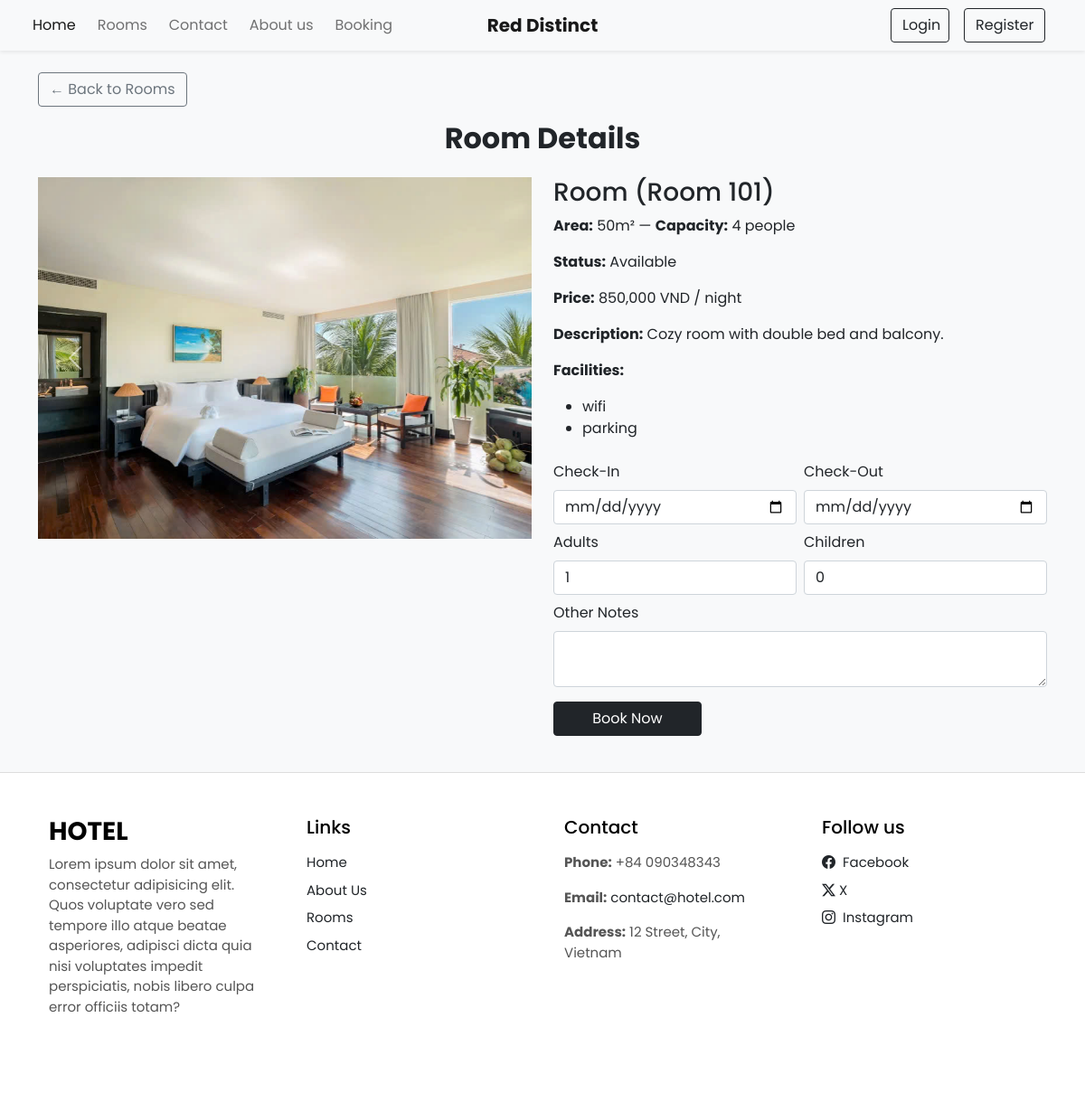
The app's page /room_detail.php?room_id=1 with its own data.
### tables this page shows
CREATE TABLE `rooms` (
  `room_id` int(11) NOT NULL,
  `room_number` varchar(10) NOT NULL,
  `room_dientich` varchar(50) NOT NULL,
  `room_songuoi` int(50) NOT NULL,
  `room_type` varchar(50) NOT NULL,
  `price` decimal(10,2) NOT NULL,
  `status` enum('available','occupied','maintenance') DEFAULT 'available',
  `description` text DEFAULT NULL,
  `room_img` varchar(240) DEFAULT NULL,
  `facilities` text DEFAULT NULL
);

### room_detail.php (the view, shortened to what this page needs)
<?php
require('inc/header.php');
$room_id = intval($_GET['room_id']);
$stmt = $con->prepare("SELECT * FROM Rooms WHERE room_id = ?");
$stmt->bind_param("i", $room_id);
$stmt->execute();
$result = $stmt->get_result();
$row = $result->fetch_assoc();
$room = [
    'room_id' => $row['room_id'],
    'room_number' => $row['room_number'],
    'room_type' => $row['room_type'],
    'room_dientich' => $row['room_dientich'],
    'room_songuoi' => $row['room_songuoi'],
    'price' => $row['price'],
    'description' => $row['description'],
    'facilities' => explode(',', $row['facilities']),
    'status' => $row['status']
];
$room_type = strtolower($room['room_type']);
?>
<!DOCTYPE html>
<html lang="en">
<head>
  <?php require('inc/links.php'); ?>
</head>
<body class="bg-light">
<div class="container my-4">
  <a href="rooms.php" class="btn btn-outline-secondary mb-3">&larr; Back to Rooms</a>
  <h2 class="fw-bold text-center mb-4">Room Details</h2>
  <div class="row">
    <div class="col-lg-6 mb-4">
      <div id="roomCarousel" class="carousel slide" data-bs-ride="carousel">
        <div class="carousel-inner">
          <div class="carousel-item active">
            <img src="images/accom/<?= htmlspecialchars($room_type) ?>/main.jpg" class="d-block w-100" alt="Main Room Image" style="height: 400px; object-fit: cover;">
          </div>
        </div>
        <button class="carousel-control-prev" type="button" data-bs-target="#roomCarousel" data-bs-slide="prev">
          <span class="carousel-control-prev-icon"></span>
        </button>
        <button class="carousel-control-next" type="button" data-bs-target="#roomCarousel" data-bs-slide="next">
          <span class="carousel-control-next-icon"></span>
        </button>
      </div>
    </div>
    <div class="col-lg-6">
      <h3><?= ucfirst(htmlspecialchars($room['room_type'])) ?> (Room <?= htmlspecialchars($room['room_number']) ?>)</h3>
      <p><strong>Area:</strong> <?= htmlspecialchars($room['room_dientich']) ?> &mdash; <strong>Capacity:</strong> <?= htmlspecialchars($room['room_songuoi']) ?> people</p>
      <p><strong>Status:</strong> <?= ucfirst(htmlspecialchars($room['status'])) ?></p>
      <p><strong>Price:</strong> <?= number_format($room['price'], 0, '.', ',') ?> VND / night</p>
      <p><strong>Description:</strong> <?= htmlspecialchars($room['description']) ?></p>
      <p><strong>Facilities:</strong></p>
      <ul>
        <?php foreach ($room['facilities'] as $fac): ?>
          <li><?= htmlspecialchars(trim($fac)) ?></li>
        <?php endforeach; ?>
      </ul>
      <form method="POST" class="mt-4" onsubmit="return validateBookingForm();">
        <div class="row g-2">
          <div class="col-md-6">
            <label class="form-label">Check-In</label>
            <input type="date" name="check_in" id="check_in" class="form-control" required>
          </div>
          <div class="col-md-6">
            <label class="form-label">Check-Out</label>
            <input type="date" name="check_out" id="check_out" class="form-control" required>
          </div>
          <div class="col-md-6">
            <label class="form-label">Adults</label>
            <input type="number" name="adults" id="adults" class="form-control" min="1" value="1">
          </div>
          <div class="col-md-6">
            <label class="form-label">Children</label>
            <input type="number" name="children" id="children" class="form-control" min="0" value="0">
          </div>
          <div class="col-12">
            <label class="form-label">Other Notes</label>
            <textarea name="note" class="form-control" rows="2"></textarea>
          </div>
        </div>
        <button type="submit" class="btn btn-dark mt-3">Book Now</button>
      </form>
    </div>
  </div>
</div>
<?php require('inc/footer.php'); ?>
</body>
</html>

### css/common.css (style rules this page uses)
:root { --teal: rgb(0, 0, 0); --teal_hover: rgb(0, 0, 0); }
* { font-family: "Poppins", serif; }
input[type=number] { -moz-appearance: textfield; }
html, body { height: 100%; display: flex; flex-direction: column; }
.container { flex: 1; }
button { width: 30%; background: #007bff; color: white; border: none; padding: 8px; cursor: pointer; }

### records on screen
rooms: room_type (picture), room_type "Room", room_number "101", room_dientich "50m²", room_songuoi "4", status "Available", price "850,000", description "Cozy room with double bed and balcony."

### other values on screen
$fac "wifi"
$fac "parking"
